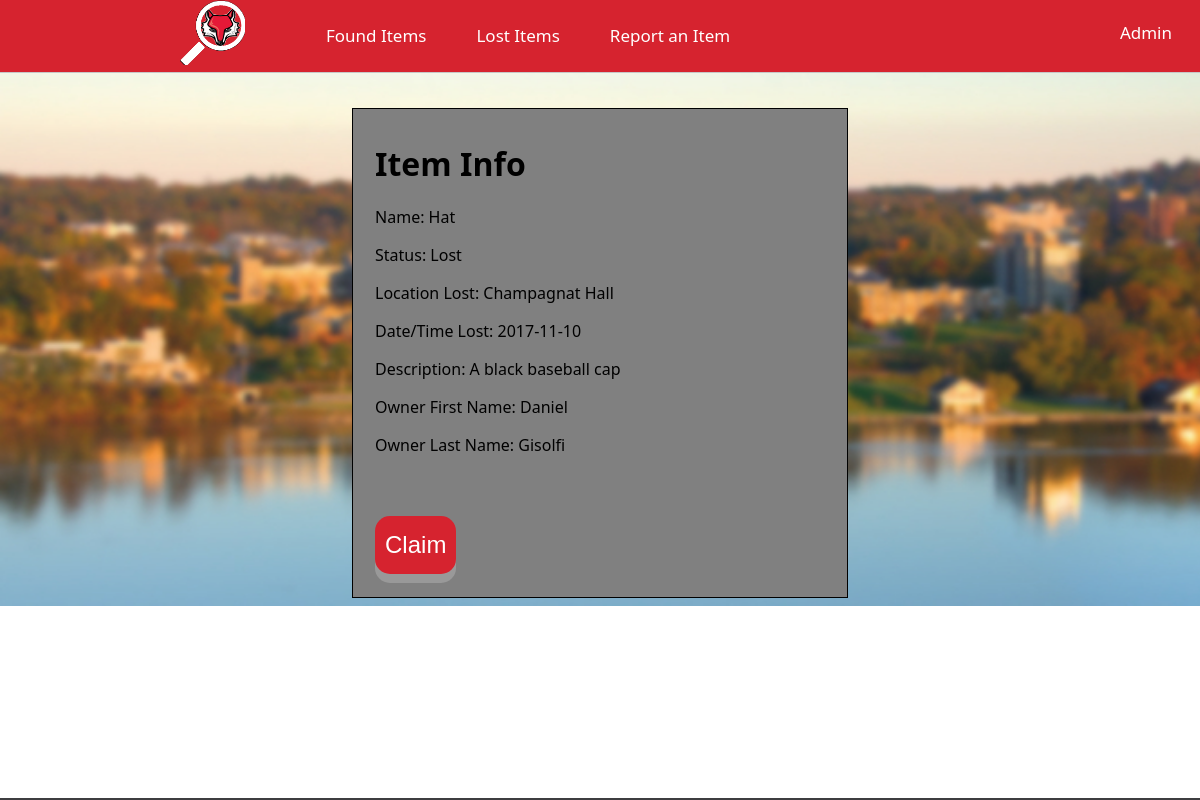
/localhost/limboPages/viewitem.php?id=1, run on the app's committed database.
### tables this page shows
CREATE TABLE IF NOT EXISTS stuff(
	id 			INT AUTO_INCREMENT 	PRIMARY KEY,
	location_id INT 		NOT NULL,
	name 		TEXT 		NOT NULL,
	owner_fname	TEXT, 
	owner_lname	TEXT,
	finder_fname	TEXT,
	finder_lname	TEXT,
	description TEXT,
	create_date DATE 		NOT NULL,
	update_date DATE,
	room 		TEXT,
	status 		SET('found','lost', 'claimed') NOT NULL);

CREATE TABLE IF NOT EXISTS locations(
	id 			INT 	 AUTO_INCREMENT 	PRIMARY KEY,
	create_date DATETIME NOT NULL,
	update_date DATETIME NOT NULL,
	name 		TEXT 	 NOT NULL);

### localhost/scripts/limboFunctions.php (called while the page is built, shortened)
<?php
require('connect_db.php');
function check_results($results) {
  return true ;
}
function buildingToName($id){
  global $dbc;
  $query = "SELECT name FROM locations WHERE id = " .$id. "";
  $results = mysqli_query($dbc, $query);
  $row = mysqli_fetch_array($results, MYSQLI_ASSOC);
  return $row['name'];
}
?>

### localhost/scripts/showRecord.php (the view, shortened to what this page needs)
<?php
function show_record($dbc, $id) {
	$query = 'SELECT * FROM stuff WHERE id = ' . $id;
	$results = mysqli_query($dbc, $query);
	if($results){
		if($row = mysqli_fetch_array($results, MYSQLI_ASSOC)) {
			if($row['status'] == 'found') {
		  		echo '<p>Name: ' . $row['name'] . '</p>';
		  		echo '<p>Status: ' . ucwords($row['status']) . '</p>';
		  		echo '<p>Location Found: ' . buildingToName($row['location_id']) . '</p>';
		  		echo '<p>Date/Time Found: ' . $row['create_date'] . '</p>';
		  		echo '<p>Description: ' . $row['description'] . '</p>';
		  		echo '<p>Finder  First Name: ' . $row['finder_fname'] . '</p>';
		  		echo '<p>Finder  Last Name: ' . $row['finder_lname'] . '</p>';
			} else if($row['status'] == 'lost')	{
		  		echo '<p>Name: ' . $row['name'] . '</p>';
		  		echo '<p>Status: ' . ucwords($row['status']) . '</p>';
		  		echo '<p>Location Lost: ' . buildingToName($row['location_id']) . '</p>';
		  		echo '<p>Date/Time Lost: ' . $row['create_date'];
		  		echo '<p>Description: ' . $row['description'];
		  		echo '<p>Owner First Name: ' . $row['owner_fname'] . '</p>';
		  		echo '<p>Owner Last Name: ' . $row['owner_lname'] . '</p>';
			} else if($row['status'] == 'claimed') {
		  		echo '<p>Name: ' . $row['name'] . '</p>';
		  		echo '<p>Status: ' . ucwords($row['status']) . '</p>';
		  		echo '<p>Location Found: ' . buildingToName($row['location_id']) . '</p>';
		  		echo '<p>Date/Time Found: ' . $row['create_date'];
		  		echo '<p>Description: ' . $row['description'];
		  		echo '<p>Owner First Name: ' . $row['owner_fname'] . '</p>';
		  		echo '<p>Owner Last Name: ' . $row['owner_lname'] . '</p>';
		  		echo '<p>Finder Name: ' . $row['finder_fname'] . '</p>';
		  		echo '<p>Finder Name: ' . $row['finder_lname'] . '</p>';
			}
		}
	}
}
?>

### localhost/limboPages/limboStyle.css (style rules this page uses)
html { font-family: "Oxygen","Oxygen","Segoe UI","Helvetica Neue",sans-serif; font-weight: 400; color: #3e3e40; }
body { margin:20; background-image:url("background.jpg"); background-repeat:no-repeat; background-size:cover; }

### data on the page
stuff: name "Hat", status "Lost", location.name "Champagnat Hall", create_date "2017-11-10", description "A black baseball cap", owner_fname "Daniel", owner_lname "Gisolfi"
